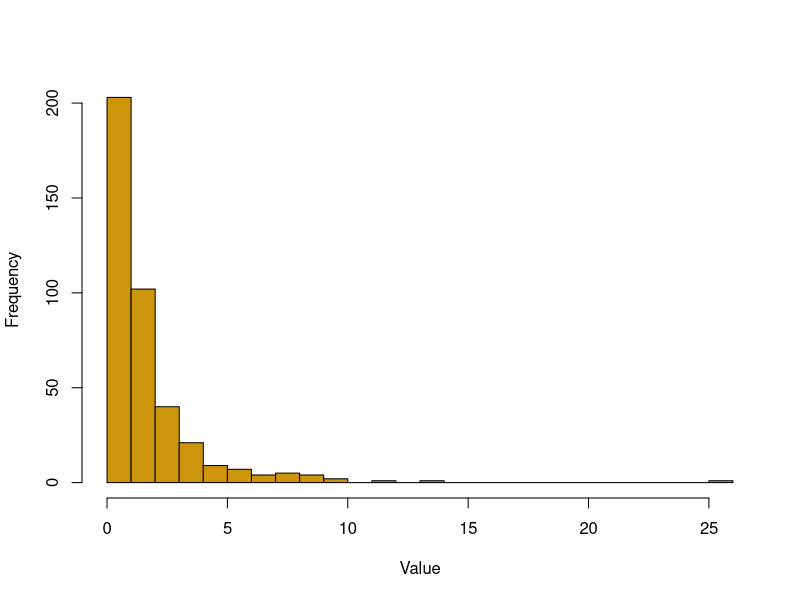
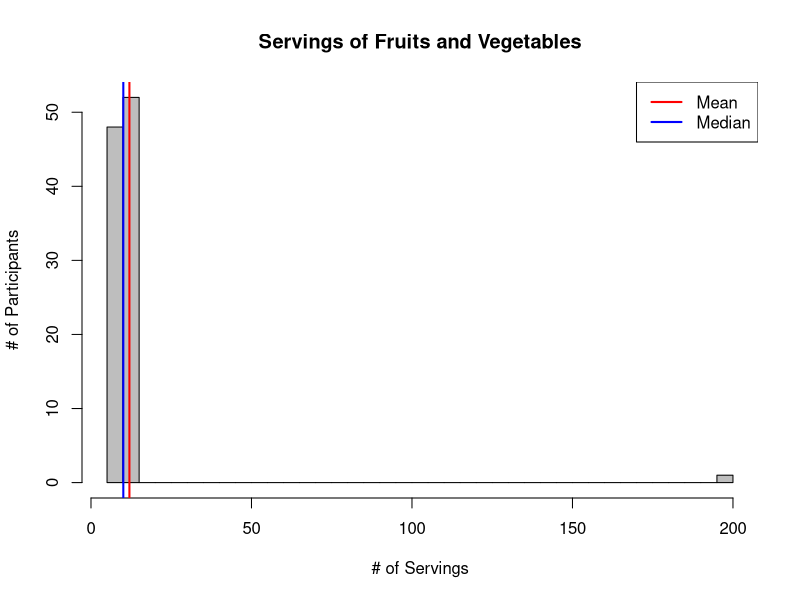
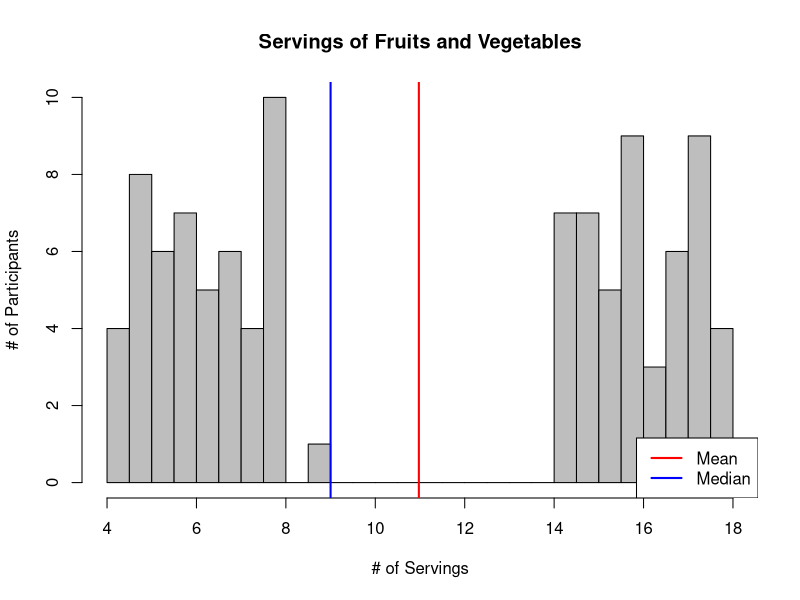

Recreate these plots in R, in order.
## ---- chunk 1
#| fig-alt: "Histogram plot with most values clustered next to 0 and a long right tail"
#| message: FALSE
set.seed(123)
library(tidyverse)

# Simulate data from a normal distribution
normal_data <- rnorm(400, mean = 0, sd = 1)

# Transform the data to make it right-skewed
right_skewed_data <- exp(normal_data)

# Create a histogram
hist(right_skewed_data, breaks = 30,
     col = "darkgoldenrod3", main = " ", 
     xlab = "Value")
## ---- chunk 2
#| fig-alt: "Histogram plot with most values clustered next to 0, one at 200; there is a vertical red line at 10 and a vertical blue line at 12"
set.seed(123)

# Many typical values
x <- rnorm(100, mean = 10, sd = 1)

# One extreme outlier
x_with_outlier <- c(x, 200)

hist(x_with_outlier, breaks = 30, col = "gray",
     main = "Servings of Fruits and Vegetables",
     ylab= "# of Participants",
     xlab = "# of Servings")

abline(v = mean(x_with_outlier), col = "red", lwd = 2)
abline(v = median(x_with_outlier), col = "blue", lwd = 2)

legend("topright",
       legend = c("Mean", "Median"),
       col = c("red", "blue"),
       lwd = 2)
## ---- chunk 3
#| fig-alt: "Histogram plot with values spread evenly around 8 to 12, with a vertical blue line at 10 and a vertical red line at 12"

set.seed(123)

x <- c(runif(50, 4, 8), 9, runif(50, 14, 18))
#x <- c(1,1,1,1,2,2,2,2,3,3,3,3,4,10,10,10,10,11,11,11,11,12,12,12,12)

# Many typical values
hist(x, breaks = 30, col = "gray",
     main = "Servings of Fruits and Vegetables",
     ylab= "# of Participants",
     xlab = "# of Servings")

abline(v = mean(x), col = "red", lwd = 2)
abline(v = median(x), col = "blue", lwd = 2)

legend("bottomright",
       legend = c("Mean", "Median"),
       col = c("red", "blue"),
       lwd = 2)
